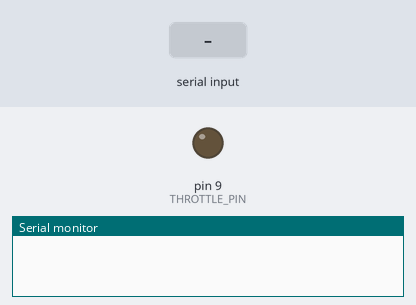
This sketch was run on a simulated Arduino Uno, built with avr-gcc and run on an emulated ATmega328P. Shown: output pins drawn as LEDs (lit = HIGH), the last lines printed to the serial monitor. The inputs (shaded band) are chosen by the test bench.

Above: at 1.2 s.
1.3 s: "90,45\n" received over Serial
At 2.3 s:
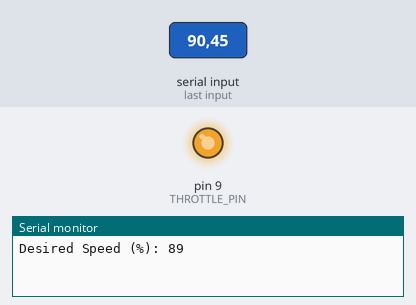
2.9 s: "30,150\n" received over Serial
At 3.7 s:
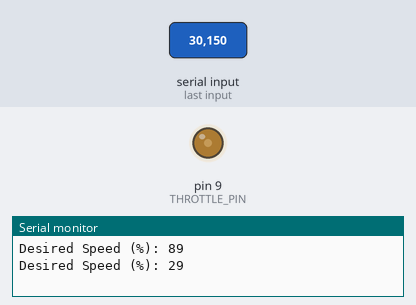
4.4 s: "5\n" received over Serial
At 4.9 s:
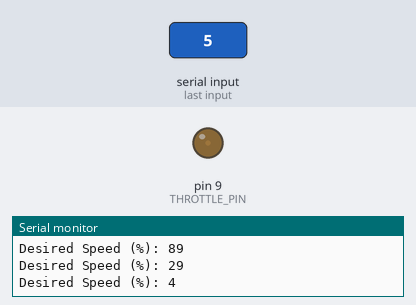
5.9 s: "90\n" received over Serial
At 7.3 s:
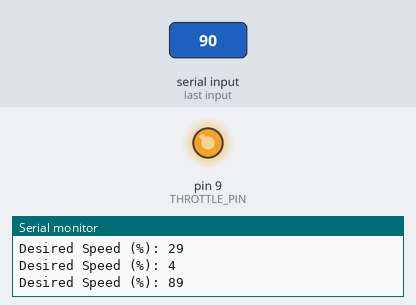
Timing chart, 0 to 8.4 s (numbered marks = the images above; inputs shaded):
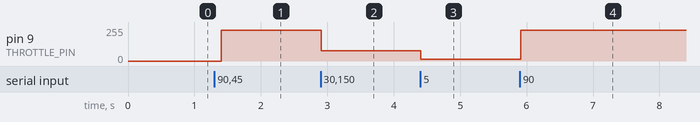

The sketch:

Speed_Control_Of_Motor_Driver_With_Arduino.ino
```cpp
const int THROTTLE_PIN = 9;  // PWM pin for motor controller

int desiredSpeed = 0;
bool stopCar = false;

void setup() {
  pinMode(THROTTLE_PIN, OUTPUT);
  analogWrite(THROTTLE_PIN, 0);
  Serial.begin(9600);
}

void loop() {
  if (Serial.available() > 0) {
    String inputCommand = Serial.readStringUntil('\n');
    handleInputCommand(inputCommand);
  }
  delay(100);
}

void handleInputCommand(String command) {
  if (command == "start") {
    stopCar = false;
    analogWrite(THROTTLE_PIN, desiredSpeed);
    printSpeed("Current Speed");
  }
  else if (command == "X") {
    stopCar = true;
    analogWrite(THROTTLE_PIN, 0);
    Serial.println("Car Stopped.");
  }
  else {
    int newSpeed = command.toInt();
    desiredSpeed = mapSpeed(newSpeed);
    if (!stopCar) {
      analogWrite(THROTTLE_PIN, desiredSpeed);
    }
    printSpeed("Desired Speed");
  }
}

int mapSpeed(int speedPercent) {
  return constrain(map(speedPercent, 0, 100, 0, 255), 0, 255);
}

void printSpeed(const String &label) {
  Serial.print(label + " (%): ");
  Serial.println(map(desiredSpeed, 0, 255, 0, 100));
}
```

Measured:
- after the input at 1.3 s, pin 9 (THROTTLE_PIN): 0/255 → 229/255 after 0.10 s
- after the input at 2.9 s, pin 9 (THROTTLE_PIN): 229/255 → 76/255 at once
- after the input at 4.4 s, pin 9 (THROTTLE_PIN): 76/255 → 12/255 at once
- after the input at 5.9 s, pin 9 (THROTTLE_PIN): 12/255 → 229/255 at once
